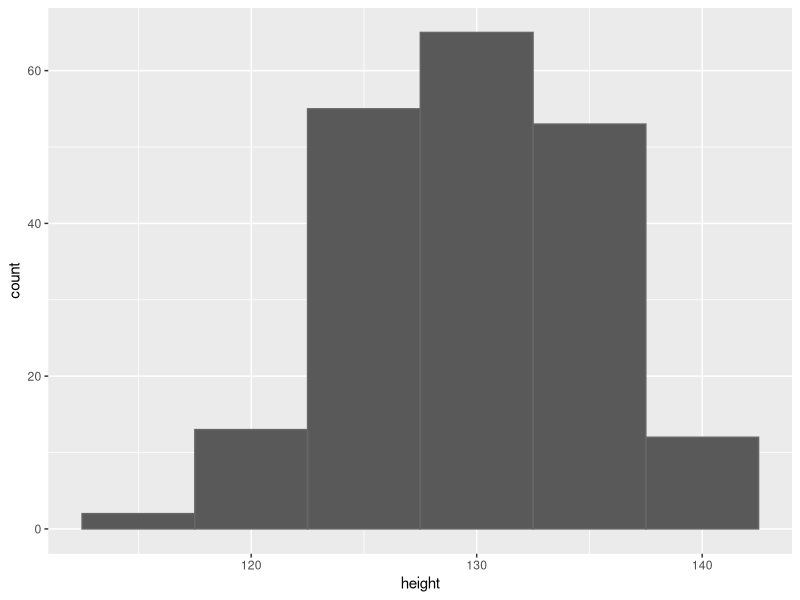
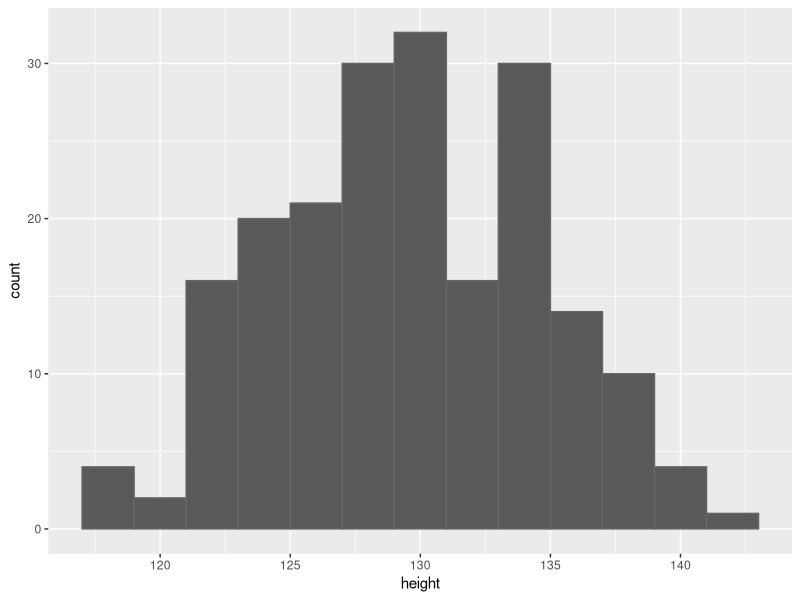
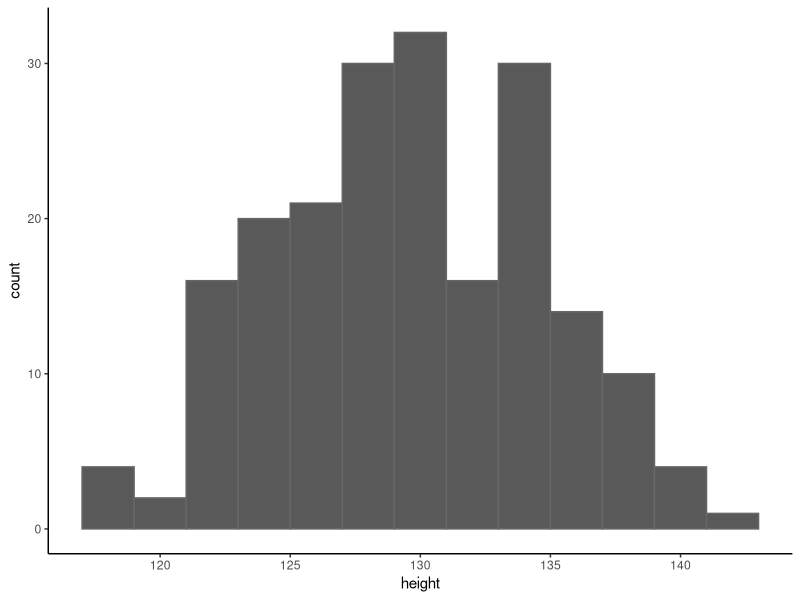
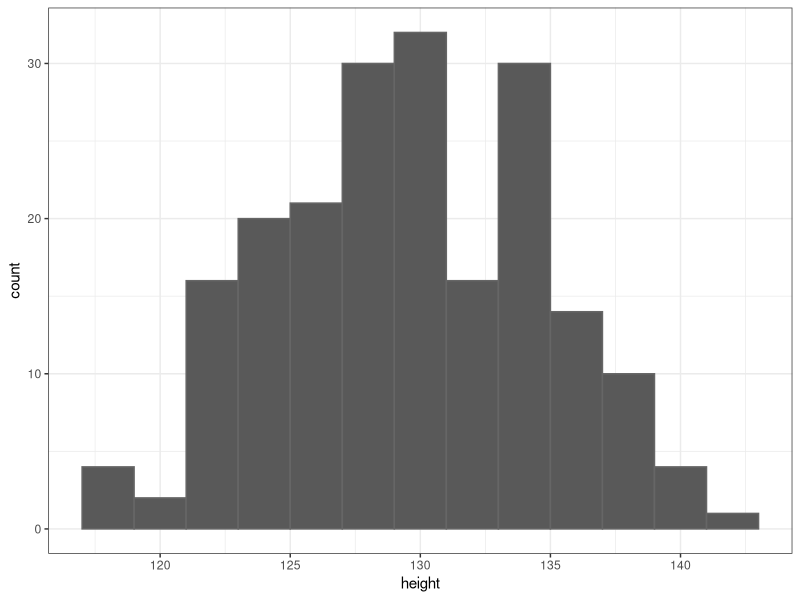
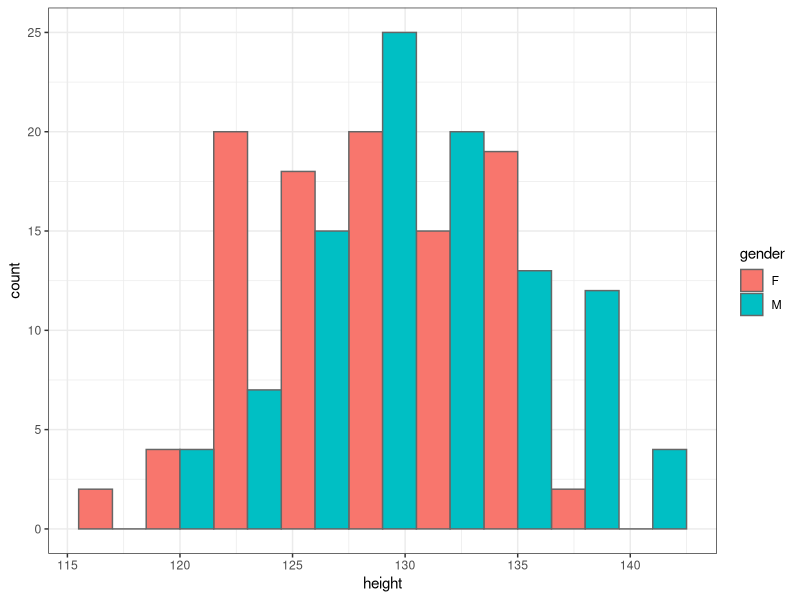

These figures' R source, in order: (Note: this script raises an error after producing the figures.)
# ---
# title: Тестирование статистических гипотез
# subtitle: Линейные модели, дисперсионный и регрессионный анализ с использованием R, осень 2015
# author: Вадим Хайтов, Марина Варфоломеева
# ---

# ЧАСТЬ 2. Тестирование статистических гипотез
## Простейший пример тестирования гипотезы
# Создадим две выборки из популяций с нормальным распределением величин и заведомо отличающимися значениями $\mu$

# Зерно для генератора случайных чисел для сопоставимости результатов
set.seed(456)
# Создаем две выборки по 100 из нормального распределения с разными параметрами
male <- rnorm(n = 100, mean = 130, sd = 5)
female <- rnorm(n = 100, mean = 129, sd = 5)
gender <- c(rep("M", 100), rep("F", 100))
# Сохраняем выборки в датафрейме для удобства
df_height <- data.frame(gender = factor(gender),
                        height = c(male, female))

## Давайте построим частотные распределения этих двух выборок
# Давайте разберемся на примере этого неправильного графика, как устроены графики пакета `ggplot`

library(ggplot2)
ggplot(df_height, aes(x = height)) +
  geom_histogram(binwidth = 5, colour = "grey40")

# - `ggplot()` - создаем график и добавляем к нему графические слои - геомы
# - `geom_histogram()` - геом, который создает гистограммы
# - `aes()` - функция управляет "эстетиками" - тем, как именно переменные отображаются в виде графических параметров. Может находится внутри `ggplot()`, а может внутри любого геома.
# Примеры эстетик:
# - `x` - переменная, которая будет по оси Х
# - `colour` - цвет контура
# - `fill` - цвет заливки

## Изменим ширину интервалов гистограммы
ggplot(df_height, aes(x = height)) +
  geom_histogram(binwidth = 2, colour = "grey40")

## Изменим оформление (тему) графика
# На один раз
ggplot(df_height, aes(x = height)) +
  geom_histogram(binwidth = 2, colour = "grey40") +
  theme_classic()

# Или до конца сессии
theme_set(theme_bw())
ggplot(df_height, aes(x = height)) +
  geom_histogram(binwidth = 2, colour = "grey40")

## Разделим гистограммы по переменной gender при помощи цвета
ggplot(df_height, aes(x = height, fill = gender)) +
  geom_histogram(binwidth = 3, colour = "grey40", position = "dodge")

## При помощи логических векторов посчитаем средние по переменной gender
# Логические операторы:
# - `==` - проверка равенства
# - `!` - отрицание
# - `&` - И
# - `|` - ИЛИ

f_male <- df_height$gender == "M"
f_female <- !f_male
mean_m <- mean(df_height$height[f_male])
mean_f <- mean(df_height$height[f_female])

## Добавим линии, обозначающие средние значения
# Графики ggplot можно сохранять в переменных и потом достраивать
gg_height <- ggplot(df_height, aes(x = height, fill = gender)) +
  geom_histogram(binwidth = 3, colour = "grey40", position = "dodge") +
  geom_vline(x = mean_f, colour = "red", size = 1) +
  geom_vline(x = mean_m, colour = "blue", size = 1, linetype = "dashed")
gg_height

## Добавим подписи осей и заголовок
### Так выглядит частотное распределение этих двух выборок
gg_height +
  labs(x = "Height (cm)",
       y = "Count",
       title ="Height distribution",
       fill = "Gender")

## Сравним две выборки с помощью t-критерия Стьюдента
t_height <- t.test(height ~ gender, data = df_height)
t_height

### Вопрос: Вероятность какого события отражает уровень значимости p=`r t_height$p.value`?



# ЧАСТЬ 3. Пермутационный метод тестирования гипотез
# Сравним при помощи пермутаций две выборки, описывающие рост мальчиков и девочек (`male` и `female`)
head(male)
head(female)

# Введем статистику
d_initial <- abs(mean(male) - mean(female))

## Получаем распределение статистики $d_{perm}$ ####

Nperm <- 10000              # число пермутаций
dperm <- rep(NA, Nperm)     # пустой вектор для результатов
set.seed(76)             # зерно для генератора случайных чисел

for (i in 1:(Nperm - 1))    # Повторяем 9999 раз
{
  BOX <- c(male, female)    # смешиваем наши вектора
  ord <- sample(x = 1:200, size = 200)   # задаем новый порядок значений
  f <- BOX[ord[1:100]]      # первые 100 перемешанных значений
  m <- BOX [ord[101:200]]   # следующие 100 перемешанных значений
  dperm[i] = abs(mean(m) - mean(f))  # считаем пермутационную статистику
}

head(dperm)
####

# Посмотрим в конец этого вектора
tail(dperm)

# Последнее 10000-е значение не заполнено!
# В него надо вписать исходное, полученное до пермутаций, значение d_initial
dperm[Nperm] <- d_initial

# Для удобства, положим данные в датафрейм и отметим значения d < d_initial
df_perm <- data.frame(d_p = dperm)
df_perm$less <- df_perm$d_p < d_initial

### Постройте график распределения d-статистики самостоятельно






## Расчитаем величину уровня значимости
p_perm <- length(dperm[dperm >= d_initial] ) / Nperm
p_perm
